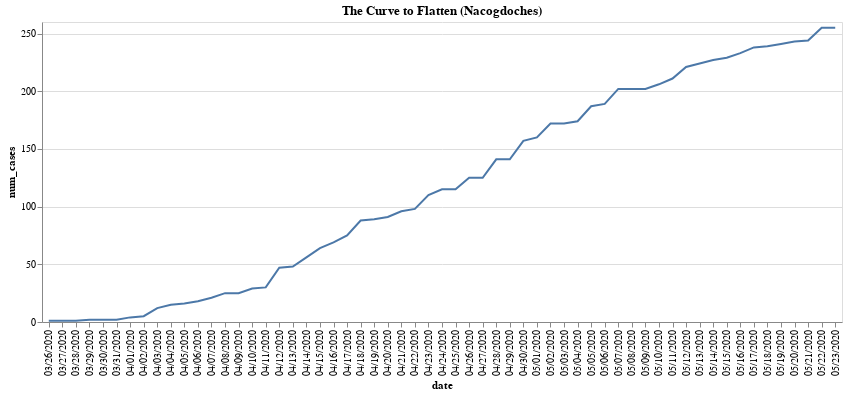

The cell this chart's notebook holds for it:
### Code cell
# Everybody loves a good chart.  This one should become more useful over time.

county_name = "Nacogdoches"
totals = pd.DataFrame({'num_cases' : df_num_cases.loc[df_num_cases["county"] == county_name].astype({'num_cases': 'int'}).groupby("date")["num_cases"].sum()}).reset_index()

alt.Chart(totals, title=f"The Curve to Flatten ({county_name})").mark_line().encode(
    x='date:O',
    y='num_cases:Q'
).properties(
  width=800
).interactive(bind_y=False)

### Figure 1 — Vega-Lite specification as saved in the notebook (floating-point values rounded to 4 significant figures)
{"config": {"view": {"continuousWidth": 400, "continuousHeight": 300}}, "data": {"name": "data-c3ad4fe9af8f4c3779729c7f5f2b4c7c"}, "mark": "line", "encoding": {"x": {"type": "ordinal", "field": "date"}, "y": {"type": "quantitative", "field": "num_cases"}}, "selection": {"selector006": {"type": "interval", "bind": "scales", "encodings": ["x"]}}, "title": "The Curve to Flatten (Nacogdoches)", "width": 800, "$schema": "https://vega.github.io/schema/vega-lite/v4.0.2.json", "datasets": {"data-c3ad4fe9af8f4c3779729c7f5f2b4c7c": [{"date": "03/26/2020", "num_cases": 1}, {"date": "03/27/2020", "num_cases": 1}, {"date": "03/28/2020", "num_cases": 1}, {"date": "03/29/2020", "num_cases": 2}, {"date": "03/30/2020", "num_cases": 2}, {"date": "03/31/2020", "num_cases": 2}, {"date": "04/01/2020", "num_cases": 4}, {"date": "04/02/2020", "num_cases": 5}, {"date": "04/03/2020", "num_cases": 12}, {"date": "04/04/2020", "num_cases": 15}, {"date": "04/05/2020", "num_cases": 16}, {"date": "04/06/2020", "num_cases": 18}, {"date": "04/07/2020", "num_cases": 21}, {"date": "04/08/2020", "num_cases": 25}, {"date": "04/09/2020", "num_cases": 25}, {"date": "04/10/2020", "num_cases": 29}, {"date": "04/11/2020", "num_cases": 30}, {"date": "04/12/2020", "num_cases": 47}, {"date": "04/13/2020", "num_cases": 48}, {"date": "04/14/2020", "num_cases": 56}, {"date": "04/15/2020", "num_cases": 64}, {"date": "04/16/2020", "num_cases": 69}, {"date": "04/17/2020", "num_cases": 75}, {"date": "04/18/2020", "num_cases": 88}, {"date": "04/19/2020", "num_cases": 89}, {"date": "04/20/2020", "num_cases": 91}, {"date": "04/21/2020", "num_cases": 96}, {"date": "04/22/2020", "num_cases": 98}, {"date": "04/23/2020", "num_cases": 110}, {"date": "04/24/2020", "num_cases": 115}, {"date": "04/25/2020", "num_cases": 115}, {"date": "04/26/2020", "num_cases": 125}, {"date": "04/27/2020", "num_cases": 125}, {"date": "04/28/2020", "num_cases": 141}, {"date": "04/29/2020", "num_cases": 141}, {"date": "04/30/2020", "num_cases": 157}, {"date": "05/01/2020", "num_cases": 160}, {"date": "05/02/2020", "num_cases": 172}, {"date": "05/03/2020", "num_cases": 172}, {"date": "05/04/2020", "num_cases": 174}, {"date": "05/05/2020", "num_cases": 187}, {"date": "05/06/2020", "num_cases": 189}, {"date": "05/07/2020", "num_cases": 202}, {"date": "05/08/2020", "num_cases": 202}, {"date": "05/09/2020", "num_cases": 202}, {"date": "05/10/2020", "num_cases": 206}, {"date": "05/11/2020", "num_cases": 211}, {"date": "05/12/2020", "num_cases": 221}, {"date": "05/13/2020", "num_cases": 224}, {"date": "05/14/2020", "num_cases": 227}, {"date": "05/15/2020", "num_cases": 229}, {"date": "05/16/2020", "num_cases": 233}, {"date": "05/17/2020", "num_cases": 238}, {"date": "05/18/2020", "num_cases": 239}, {"date": "05/19/2020", "num_cases": 241}, {"date": "05/20/2020", "num_cases": 243}, {"date": "05/21/2020", "num_cases": 244}, {"date": "05/22/2020", "num_cases": 255}, {"date": "05/23/2020", "num_cases": 255}]}}
